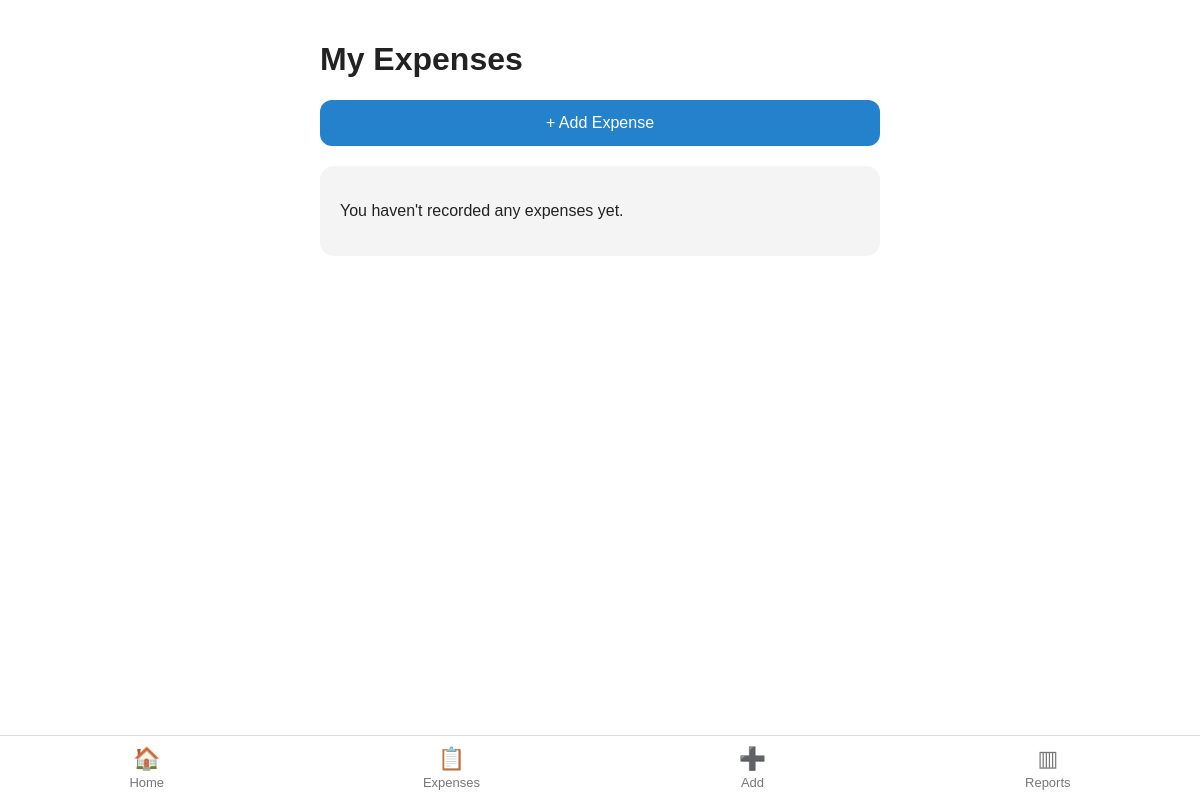
Page /expenses/ (signed in) on the earlier database version.
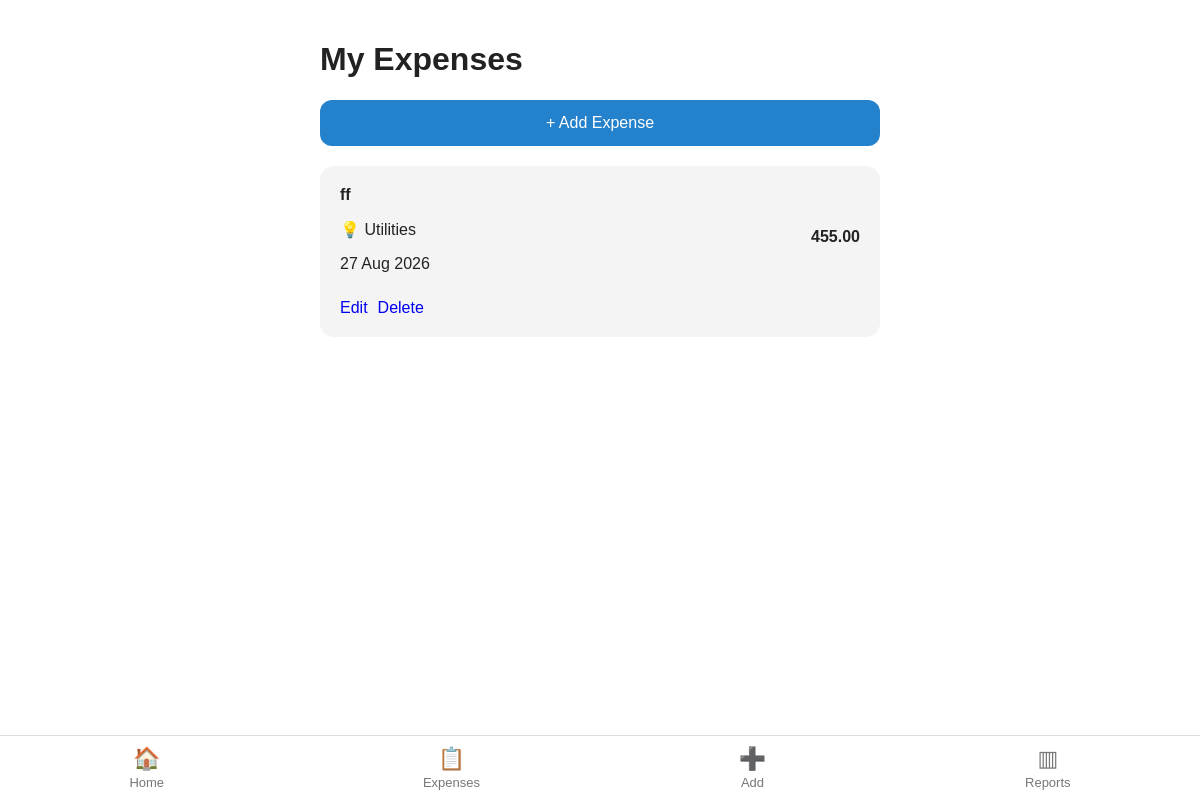
Same page on the later database version.
### myExpense/models.py (models this page shows, shortened)
class Expense(models.Model):
    class Category(models.TextChoices):
        FOOD = "food", "🍔 Food"
        TRANSPORT = "transport", "🚕 Transport"
        HOUSING = "housing", "🏠 Housing"
        UTILITIES = "utilities", "💡 Utilities"
        SHOPPING = "shopping", "🛒 Shopping"
        HEALTH = "health", "💊 Health"
        EDUCATION = "education", "🎓 Education"
        ENTERTAINMENT = "entertainment", "🎉 Entertainment"
        OTHER = "other", "📦 Other"
    user = models.ForeignKey(
        User,
        on_delete=models.CASCADE,
        related_name="expenses"
    )
    amount = models.DecimalField(
        max_digits=12,
        decimal_places=2
    )
    description = models.CharField(
        max_length=255
    )
    expense_date = models.DateField()
    created_at = models.DateTimeField(
        auto_now_add=True
    )
    updated_at = models.DateTimeField(
        auto_now=True
    )
    category = models.CharField(
        max_length=20,
        choices=Category.choices,
        default=Category.OTHER
    )

### myExpense/views.py (the view)
@login_required
def expenses(request):
    print("User:", request.user)
    expenses = Expense.objects.filter(
        user=request.user
    ).order_by("-expense_date", "-created_at")
    return render(
        request,
        "expenses.html",
        {
            "expenses": expenses
        }
    )

### templates/expenses.html (shortened to what this page needs)
{% extends "base.html" %}
{% block content %}
<h1>My Expenses</h1>
<a
    href="{% url 'add_expense' %}"
    class="button"
    style="
        text-decoration:none;
        text-align:center;
        margin-bottom:20px;
    "
>
    + Add Expense
</a>
{% for expense in expenses %}
<div class="card">
    <div style="
        display:flex;
        justify-content:space-between;
        align-items:center;
    ">
        <div>
            <strong>
                {{ expense.description }}
            </strong>
             <p>
                {{ expense.get_category_display }}
            </p>
            <p>
                {{ expense.expense_date |date:"d M Y" }}
            </p>
        </div>
        <div>
            <strong>
                {{ expense.amount }}
            </strong>
        </div>
    </div>
    <div style="
        display:flex;
        gap:10px;
        margin-top:10px;
    ">
        <a
            href="{% url 'edit_expense' expense.id %}"
            style="text-decoration:none;"
        >
            Edit
        </a>
        <a
            href="{% url 'delete_expense' expense.id %}"
            style="text-decoration:none;"
        >
            Delete
        </a>
    </div>
</div>
{% empty %}
<div class="card">
    <p>
        You haven't recorded any expenses yet.
    </p>
</div>
{% endfor %}
{% endblock %}

Differences in the rows shown:
added Expense: description "ff", category "💡 Utilities", expense_date "27 Aug 2026", amount "455.00"
Other differences:
text no longer shown: "You haven't recorded any expenses yet."
